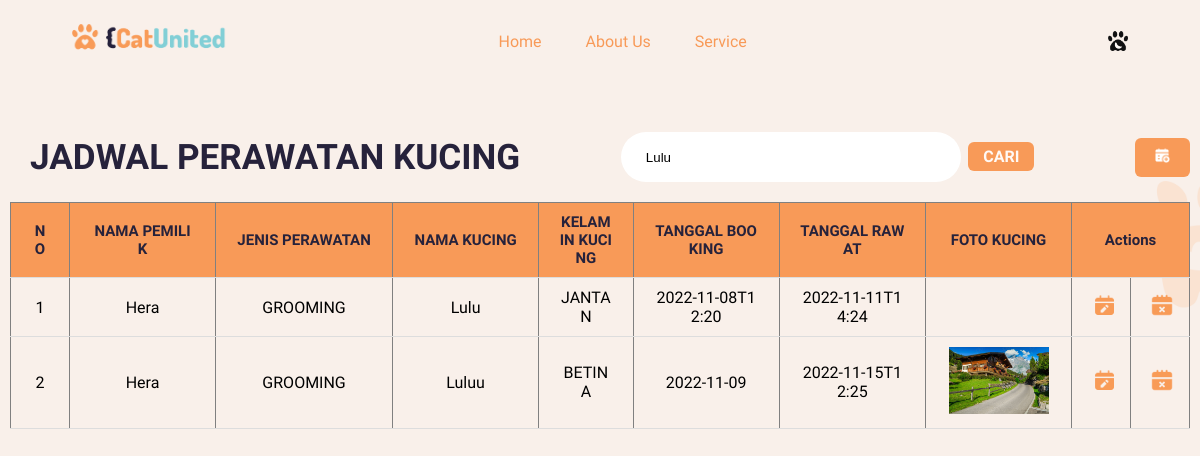
The app's page /schedule.php?cari=Lulu with its own data.
### tables this page shows
CREATE TABLE `kucing` (
  `id` int(11) NOT NULL,
  `bnama` varchar(50) NOT NULL,
  `bjenis` varchar(50) NOT NULL,
  `knama` varchar(50) NOT NULL,
  `kkelamin` varchar(50) NOT NULL,
  `bbook` varchar(100) NOT NULL,
  `btrawat` varchar(100) NOT NULL,
  `kfoto` varchar(255) NOT NULL
);

### schedule.php (the view, shortened to what this page needs)
<!DOCTYPE html>
<html lang="en">
<head>
    <link rel="stylesheet" href="styletable.css">
</head>
<body>
        <nav>
            <a href="index.php"><img class="Logo" src="img/Logo.png" alt="Cat Paw" id="logo"></a>
            <div  class="nav-links" id="navlink">
                <ul id="menuList">
                    <li><a href="index.php">Home</a></li>
                    <li id="teksaboutus"><a href="index.php">About Us</a></li>
                    <li id="teksservice"><a href="index.php">Service</a></li>
                </ul>
            </div>
            <img src="img/darkmode.png" alt="darkmode" class="darkmode" id="btnmode">
        </nav>
    <div class="table_head">
        <h3>JADWAL PERAWATAN KUCING</h3>
        <form action="schedule.php" method="GET" >
            <input type='text' name="cari" id="cari" placeholder="Type..." value="<?php if(isset($_GET['cari'])){echo $_GET['cari'];}?>">
            <button type="submit" name="search">CARI</button>
        </form>
        <div>
            <button class = "add"><a href="booking.php"><img src="img/addw.png" alt="Tambah Data"></a></button>
        </div>
    </div>
    <div class="table">
    <table border='1'>
        <tr>
            <th style="width:5%">NO</th>
            <th>NAMA PEMILIK</th>
            <th style="width:15%">JENIS PERAWATAN</th>
            <th>NAMA KUCING</th>
            <th style="width:8%">KELAMIN KUCING</th>
            <th>TANGGAL BOOKING</th>
            <th>TANGGAL RAWAT</th>
            <th>FOTO KUCING</th>
            <th colspan='2' style="width:10%">Actions</th>
        </tr>
            <?php
            include 'config.php';
                if(isset($_GET['cari'])){
                    $cari = $_GET['cari'];
                    $query = "SELECT * FROM kucing WHERE knama LIKE '%".$cari."%' or bnama LIKE '%".$cari."%' or bjenis LIKE '%".$cari."%' or kkelamin LIKE '%".$cari."%'";
                }else{
                    $query = "SELECT * FROM kucing";
                }
                $i = 1;
                $tampil = mysqli_query($db, $query);
                while ($row = mysqli_fetch_array($tampil)){
            ?>
        <tr>
           <td><?=$i?></td>
           <td><?=$row['bnama']?></td>
           <td><?=$row['bjenis']?></td>
           <td><?=$row['knama']?></td>
           <td><?=$row['kkelamin']?></td>
           <td><?=$row['bbook']?></td>
           <td><?=$row['btrawat']?></td>
           <td><img src="gambar/<?=$row['kfoto']?>" alt="" width = 100px >
           <td class = "edit"><a href="editbook.php?id=<?=$row['id']?>"><img src="img/edit.png" alt="edit"></a></td>
           <td class = "hapus" ><a href="hapusbook.php?id=<?=$row['id']?>"><img src="img/delete.png" alt="hapus"></a></td>
        </tr>
            <?php
                $i++;
                }
            ?>
    </table>
    </div>
</body>
</html>

### styletable.css (style rules this page uses)
* { margin: 0; padding: 0; box-sizing: border-box; }
.Logo { max-height: 30px; }
.darkmode { max-height: 20px; cursor: pointer; }
li, a { font-family: "Dosis"; font-weight: 500; font-size: 16px; color: #F89A58; text-decoration: none; }
nav { display: flex; padding: 2% 6%; justify-content: space-between; align-items: center; }
.nav-links { list-style: none; }
#navlink { background-color: none; }
.nav-links ul li { display: inline-block; padding: 0px 20px; }
.nav-links ul li a { transition: all 0.3s ease 0; }
input[type='text'] { height: 50px; width: 340px; border-radius: 25px; border: none; outline: none; padding: 0 25px; background: #ffffff; }
button { color: #FFF9F5; padding: 5px 15px; background-color: #F89A58; border: none; border-radius: 50px; cursor: pointer; transition: all 0.3s ease 0; font-family: "Dosis"; font-weight: 700; font-size: 16px; }
body { font-family: "Dosis"; height: 100vh; width: 100%; background-image: url(img/background.png) ; background-position:right center; background-size: cover; position:relative; background-attachment: fixed; }
.table_head { margin-left: 10px; margin-right: 10px; margin-top: 30px; width: 100%; display: flex; justify-content: space-between; align-items: center; padding: 20px; background-color: transparent; font-size: 30px; color: #26223B; }
.add { vertical-align: middle; padding: 10px 20px; color: #ffffff; background-color: #F89A58; }
.add img { max-width: 15px; }
button { outline: none; border: none; border-radius: 6px; cursor: pointer; }
.table { height: 650px; overflow: auto; margin-left: 10px; margin-right: 10px; }
table { width: 100%; table-layout: fixed; min-width: 1000px; border-collapse: collapse; }
table th { position: sticky; top: 0; background-color: #F89A58; color: #26223B; font-size: 15px; }
th, td { border-bottom: 1px solid #dddddd; padding: 10px 20px; word-break: break-all; text-align: center; }
.hapus img { max-width: 22px; }
.edit img { max-width: 25px; }
::placeholder { color: #F89A58; }

### records on screen
kucing: bnama "Hera", bjenis "GROOMING", knama "Lulu", kkelamin "JANTAN", bbook "2022-11-08T12:20", btrawat "2022-11-11T14:24"
kucing: bnama "Hera", bjenis "GROOMING", knama "Luluu", kkelamin "BETINA", bbook "2022-11-09", btrawat "2022-11-15T12:25", kfoto (picture)
